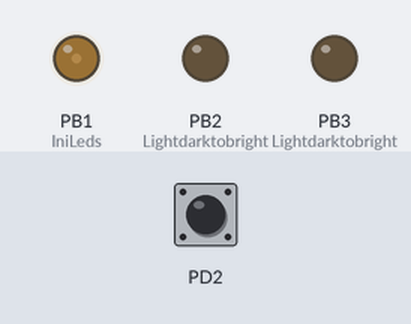
A program run on a simulated ATmega328P, built with avr-gcc and emulated at 16 MHz. Parts: output pins drawn as LEDs (lit = HIGH). The inputs (shaded band) are chosen by the test bench; at power-on: PD2 HIGH.

Above: at 1.25 s.
1.3 s: PD2 pulled LOW for 0.15 s
At 1.8 s:
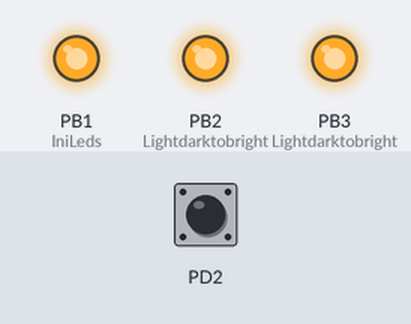
At 10.0 s:
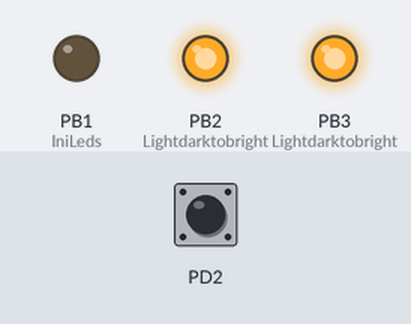
Timing chart, 0 to 18.8 s (numbered marks = the images above; inputs shaded):
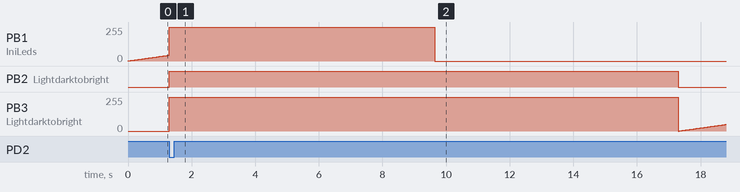

The program:

main.c
```c
/*
 * EMBEDDED_EXAM.c
 *
 * Created: 10/19/2021 14:58:49 PM
 * Author : Saad El Jadouri

 * Using B ports and PWM
 *
 */

// blink 3 leds one after another in case of button do the blinking twice and in case of potentiometer light up from dark to bright or reverse4


// In our tmega328 we will use b ports and we will try to set pwm

#define F_CPU 16000000UL
#include <avr/io.h>
#include <util/delay.h>
#include <avr/interrupt.h>

void IniLeds(void)
{ //leds as output
  DDRB |= (1<<DDB1) | (1<<DDB2)| (1<<DDB3);
}

void Lightdarktobright(void)
{

  for(int i = 0; i < 255; i++)
  {
    OCR1A += 1;
    _delay_ms(30);
  }
  OCR1A = 0;
  PORTB &= ~(1<<PORTB1);


  for(int i = 0; i < 255; i++)
  {
    OCR1B += 1;
    _delay_ms(30);
  }
  OCR1B = 0;
  PORTB &= ~(1<<PORTB2);


  for(int i = 0; i < 255; i++)
  {
    OCR2A += 1;
    _delay_ms(30);
  }
  OCR2A = 0;
  PORTB &= ~(1<<PORTB3);

}


void lightbrighttodark(void)
{

  for(int i = 0; i < 255; i++)
  {
    OCR2A += 1;
    _delay_ms(30);
  }
  OCR2A = 0;
  PORTB &= ~(1<<PORTB3);


  for(int i = 0; i < 255; i++)
  {
    OCR1B += 1;
    _delay_ms(30);
  }
  OCR1B = 0;
  PORTB &= ~(1<<PORTB2);

  for(int i = 0; i < 255; i++)
  {
    OCR1A += 1;
    _delay_ms(30);
  }
  OCR1A = 0;
  PORTB &= ~(1<<PORTB1);
}

//BUTTON

void InitButton(void)
{
  //digital button 2 as input
  DDRD &= (1 << DDD2);
  PORTD |= ( 1 << PORTD2);
}

//POTENTIOMETER
void InitPotentiometer(void)
{
  // potentiometer at Analog 1
  ADMUX |= ( 1 << REFS0);
  ADCSRA |= ( 1 << ADEN) | (1 << ADPS0) | ( 1 << ADPS1);
}


//We are going to initialize a fast pwm mode


void FastPwm(void)
{
  // PIN9
  TCCR1A |= (1 << WGM10) | (1 << COM1A1);
  TCCR1B |= (1 << CS10) | (1 << WGM12);

  // PIN10
  TCCR1A |= (1<<COM1B1)| (1<<WGM10);
  TCCR1B |= (1<<WGM12)|(1<<CS10);

  // PIN11
  TCCR2A |=  (1 << COM2A1) | (1<<WGM20) ;   // Normal mode OC2A & OC2B
  TCCR2B |=  (1 << CS22) | (1 << CS20); //setting bits
  //Prescaling 1024
}


uint16_t ConversionADC(void)
{
  ADCSRA |= (1<<ADSC);
  loop_until_bit_is_clear(ADCSRA, ADSC);
  uint16_t pt = ADC;
  return pt;
}

void Blinkleds(void)
{

  OCR1A = 0;
  OCR1B = 0;
  OCR2A =0;

  // Blinking Twice
  for (int i = 0; i < 2; i++)
  {
     OCR1A = 0xFF;
     OCR1B = 0xFF;
     OCR2A = 0xFF;
    _delay_ms(500);
	OCR1A == 0x00;
     OCR1B == 0x00;
     OCR2A == 0x00;
  }
}

void TInterrupt(void)
{
  EICRA |= (1 << ISC00);
  EIMSK |= (1 << INT0);
}


int main()
{
  // Button initialization
  InitButton();
  IniLeds();
  InitPotentiometer();
  FastPwm();
  sei();
  TInterrupt();

  while(1)
  {
    Lightdarktobright();

    uint16_t val =  ConversionADC();

    //potentiometer as 512 half way
	if (val > 512)
    {
      lightbrighttodark();
    }
    else
    {
      lightbrighttodark();
    }

  }

}
//routine
ISR (INT0_vect)
{
  Blinkleds();
}
```
